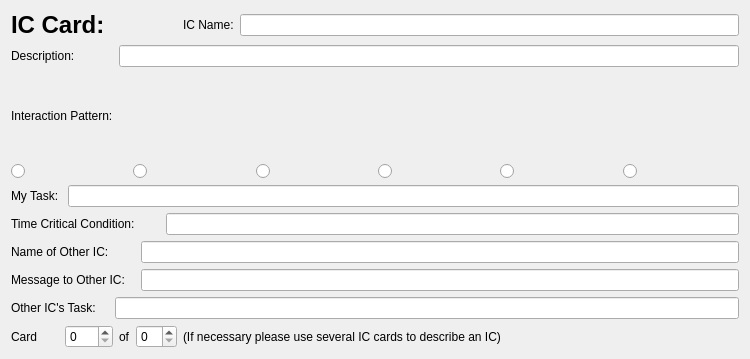
<?xml version="1.0" encoding="UTF-8"?>
<ui version="4.0">
 <class>CardEditor</class>
 <widget class="QDialog" name="CardEditor">
  <property name="geometry">
   <rect>
    <x>0</x>
    <y>0</y>
    <width>750</width>
    <height>359</height>
   </rect>
  </property>
  <property name="windowTitle">
   <string>CardEditor</string>
  </property>
  <layout class="QGridLayout" name="gridLayout_2">
   <item row="0" column="0" colspan="2">
    <widget class="QLabel" name="label">
     <property name="text">
      <string>&lt;!DOCTYPE HTML PUBLIC &quot;-//W3C//DTD HTML 4.0//EN&quot; &quot;http://www.w3.org/TR/REC-html40/strict.dtd&quot;&gt;
&lt;html&gt;&lt;head&gt;&lt;meta name=&quot;qrichtext&quot; content=&quot;1&quot; /&gt;&lt;style type=&quot;text/css&quot;&gt;
p, li { white-space: pre-wrap; }
&lt;/style&gt;&lt;/head&gt;&lt;body style=&quot; font-family:'SimSun'; font-size:9pt; font-weight:400; font-style:normal;&quot;&gt;
&lt;p style=&quot; margin-top:18px; margin-bottom:12px; margin-left:0px; margin-right:0px; -qt-block-indent:0; text-indent:0px;&quot;&gt;&lt;span style=&quot; font-size:xx-large; font-weight:600;&quot;&gt;IC Card:&lt;/span&gt;&lt;/p&gt;&lt;/body&gt;&lt;/html&gt;</string>
     </property>
    </widget>
   </item>
   <item row="0" column="4">
    <widget class="QLabel" name="label_2">
     <property name="text">
      <string>IC Name:</string>
     </property>
     <property name="buddy">
      <cstring>name</cstring>
     </property>
    </widget>
   </item>
   <item row="0" column="5">
    <widget class="QLineEdit" name="name"/>
   </item>
   <item row="1" column="0" colspan="2">
    <widget class="QLabel" name="label_3">
     <property name="text">
      <string>Description:</string>
     </property>
     <property name="buddy">
      <cstring>description</cstring>
     </property>
    </widget>
   </item>
   <item row="1" column="2" colspan="4">
    <widget class="QLineEdit" name="description">
     <property name="sizePolicy">
      <sizepolicy hsizetype="Expanding" vsizetype="Fixed">
       <horstretch>0</horstretch>
       <verstretch>0</verstretch>
      </sizepolicy>
     </property>
    </widget>
   </item>
   <item row="2" column="0" colspan="2">
    <widget class="QLabel" name="label_4">
     <property name="text">
      <string>Interaction Pattern:</string>
     </property>
    </widget>
   </item>
   <item row="3" column="0" colspan="6">
    <layout class="QHBoxLayout" name="horizontalLayout">
     <item>
      <widget class="QRadioButton" name="quiet">
       <property name="toolTip">
        <string>Quiet State</string>
       </property>
       <property name="text">
        <string/>
       </property>
       <property name="icon">
        <iconset resource="iceditor.qrc">
         <normaloff>:/images/quietstate.png</normaloff>:/images/quietstate.png</iconset>
       </property>
       <property name="iconSize">
        <size>
         <width>64</width>
         <height>64</height>
        </size>
       </property>
      </widget>
     </item>
     <item>
      <widget class="QRadioButton" name="myselfnone">
       <property name="toolTip">
        <string>By Myself no Interaction</string>
       </property>
       <property name="text">
        <string/>
       </property>
       <property name="icon">
        <iconset resource="iceditor.qrc">
         <normaloff>:/images/myselfnone.png</normaloff>:/images/myselfnone.png</iconset>
       </property>
       <property name="iconSize">
        <size>
         <width>64</width>
         <height>64</height>
        </size>
       </property>
      </widget>
     </item>
     <item>
      <widget class="QRadioButton" name="myselfwith">
       <property name="toolTip">
        <string>By Myself with Interaction</string>
       </property>
       <property name="text">
        <string/>
       </property>
       <property name="icon">
        <iconset resource="iceditor.qrc">
         <normaloff>:/images/myselfwith.png</normaloff>:/images/myselfwith.png</iconset>
       </property>
       <property name="iconSize">
        <size>
         <width>64</width>
         <height>64</height>
        </size>
       </property>
      </widget>
     </item>
     <item>
      <widget class="QRadioButton" name="othersnone">
       <property name="toolTip">
        <string>By Others no Interaction</string>
       </property>
       <property name="text">
        <string/>
       </property>
       <property name="icon">
        <iconset resource="iceditor.qrc">
         <normaloff>:/images/othersnone.png</normaloff>:/images/othersnone.png</iconset>
       </property>
       <property name="iconSize">
        <size>
         <width>64</width>
         <height>64</height>
        </size>
       </property>
      </widget>
     </item>
     <item>
      <widget class="QRadioButton" name="otherswith">
       <property name="toolTip">
        <string>By Others with Interaction</string>
       </property>
       <property name="text">
        <string/>
       </property>
       <property name="icon">
        <iconset resource="iceditor.qrc">
         <normaloff>:/images/otherswith.png</normaloff>:/images/otherswith.png</iconset>
       </property>
       <property name="iconSize">
        <size>
         <width>64</width>
         <height>64</height>
        </size>
       </property>
      </widget>
     </item>
     <item>
      <widget class="QRadioButton" name="mixed">
       <property name="toolTip">
        <string>Mixed</string>
       </property>
       <property name="text">
        <string/>
       </property>
       <property name="icon">
        <iconset resource="iceditor.qrc">
         <normaloff>:/images/mixedstate.png</normaloff>:/images/mixedstate.png</iconset>
       </property>
       <property name="iconSize">
        <size>
         <width>64</width>
         <height>64</height>
        </size>
       </property>
      </widget>
     </item>
    </layout>
   </item>
   <item row="4" column="0" colspan="6">
    <layout class="QGridLayout" name="gridLayout">
     <item row="0" column="0">
      <widget class="QLabel" name="label_5">
       <property name="text">
        <string>My Task: </string>
       </property>
       <property name="buddy">
        <cstring>myTask</cstring>
       </property>
      </widget>
     </item>
     <item row="0" column="1" colspan="4">
      <widget class="QLineEdit" name="myTask"/>
     </item>
     <item row="1" column="0" colspan="4">
      <widget class="QLabel" name="label_8">
       <property name="text">
        <string>Time Critical Condition: </string>
       </property>
       <property name="buddy">
        <cstring>TimeCritical</cstring>
       </property>
      </widget>
     </item>
     <item row="1" column="4">
      <widget class="QLineEdit" name="TimeCritical"/>
     </item>
     <item row="2" column="0" colspan="2">
      <widget class="QLabel" name="label_7">
       <property name="text">
        <string>Name of Other IC:</string>
       </property>
       <property name="buddy">
        <cstring>otherName</cstring>
       </property>
      </widget>
     </item>
     <item row="2" column="3" colspan="2">
      <widget class="QLineEdit" name="otherName"/>
     </item>
     <item row="3" column="0" colspan="3">
      <widget class="QLabel" name="label_6">
       <property name="text">
        <string>Message to Other IC:</string>
       </property>
       <property name="buddy">
        <cstring>otherMsg</cstring>
       </property>
      </widget>
     </item>
     <item row="3" column="3" colspan="2">
      <widget class="QLineEdit" name="otherMsg"/>
     </item>
     <item row="4" column="0" colspan="2">
      <widget class="QLabel" name="label_10">
       <property name="text">
        <string>Other IC's Task: </string>
       </property>
       <property name="buddy">
        <cstring>otherTask</cstring>
       </property>
      </widget>
     </item>
     <item row="4" column="2" colspan="3">
      <widget class="QLineEdit" name="otherTask"/>
     </item>
    </layout>
   </item>
   <item row="5" column="0">
    <widget class="QLabel" name="label_9">
     <property name="text">
      <string>Card</string>
     </property>
     <property name="buddy">
      <cstring>num</cstring>
     </property>
    </widget>
   </item>
   <item row="5" column="1">
    <widget class="QSpinBox" name="num"/>
   </item>
   <item row="5" column="2">
    <widget class="QLabel" name="label_11">
     <property name="text">
      <string>of</string>
     </property>
     <property name="buddy">
      <cstring>totalNum</cstring>
     </property>
    </widget>
   </item>
   <item row="5" column="3">
    <widget class="QSpinBox" name="totalNum"/>
   </item>
   <item row="5" column="4" colspan="2">
    <widget class="QLabel" name="label_12">
     <property name="text">
      <string>(If necessary please use several IC cards to describe an IC) </string>
     </property>
    </widget>
   </item>
  </layout>
 </widget>
 <resources>
  <include location="iceditor.qrc"/>
 </resources>
 <connections>
  <connection>
   <sender>name</sender>
   <signal>returnPressed()</signal>
   <receiver>CardEditor</receiver>
   <slot>accept()</slot>
   <hints>
    <hint type="sourcelabel">
     <x>370</x>
     <y>34</y>
    </hint>
    <hint type="destinationlabel">
     <x>209</x>
     <y>19</y>
    </hint>
   </hints>
  </connection>
  <connection>
   <sender>description</sender>
   <signal>returnPressed()</signal>
   <receiver>CardEditor</receiver>
   <slot>accept()</slot>
   <hints>
    <hint type="sourcelabel">
     <x>301</x>
     <y>62</y>
    </hint>
    <hint type="destinationlabel">
     <x>296</x>
     <y>78</y>
    </hint>
   </hints>
  </connection>
  <connection>
   <sender>myTask</sender>
   <signal>returnPressed()</signal>
   <receiver>CardEditor</receiver>
   <slot>accept()</slot>
   <hints>
    <hint type="sourcelabel">
     <x>201</x>
     <y>190</y>
    </hint>
    <hint type="destinationlabel">
     <x>195</x>
     <y>82</y>
    </hint>
   </hints>
  </connection>
  <connection>
   <sender>TimeCritical</sender>
   <signal>returnPressed()</signal>
   <receiver>CardEditor</receiver>
   <slot>accept()</slot>
   <hints>
    <hint type="sourcelabel">
     <x>389</x>
     <y>212</y>
    </hint>
    <hint type="destinationlabel">
     <x>273</x>
     <y>366</y>
    </hint>
   </hints>
  </connection>
  <connection>
   <sender>otherName</sender>
   <signal>returnPressed()</signal>
   <receiver>CardEditor</receiver>
   <slot>accept()</slot>
   <hints>
    <hint type="sourcelabel">
     <x>309</x>
     <y>249</y>
    </hint>
    <hint type="destinationlabel">
     <x>153</x>
     <y>365</y>
    </hint>
   </hints>
  </connection>
  <connection>
   <sender>otherMsg</sender>
   <signal>returnPressed()</signal>
   <receiver>CardEditor</receiver>
   <slot>accept()</slot>
   <hints>
    <hint type="sourcelabel">
     <x>522</x>
     <y>288</y>
    </hint>
    <hint type="destinationlabel">
     <x>92</x>
     <y>379</y>
    </hint>
   </hints>
  </connection>
  <connection>
   <sender>otherTask</sender>
   <signal>returnPressed()</signal>
   <receiver>CardEditor</receiver>
   <slot>accept()</slot>
   <hints>
    <hint type="sourcelabel">
     <x>538</x>
     <y>317</y>
    </hint>
    <hint type="destinationlabel">
     <x>55</x>
     <y>362</y>
    </hint>
   </hints>
  </connection>
 </connections>
 <slots>
  <slot>accept()</slot>
 </slots>
</ui>
